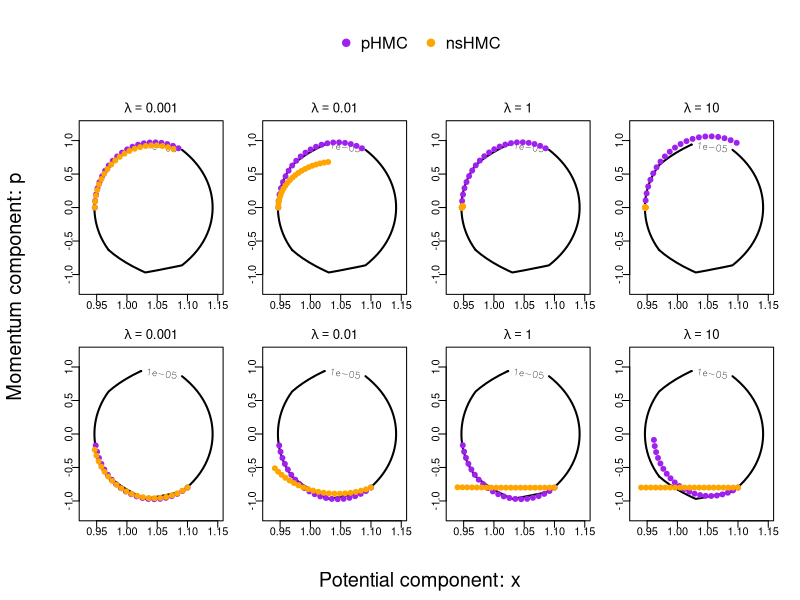
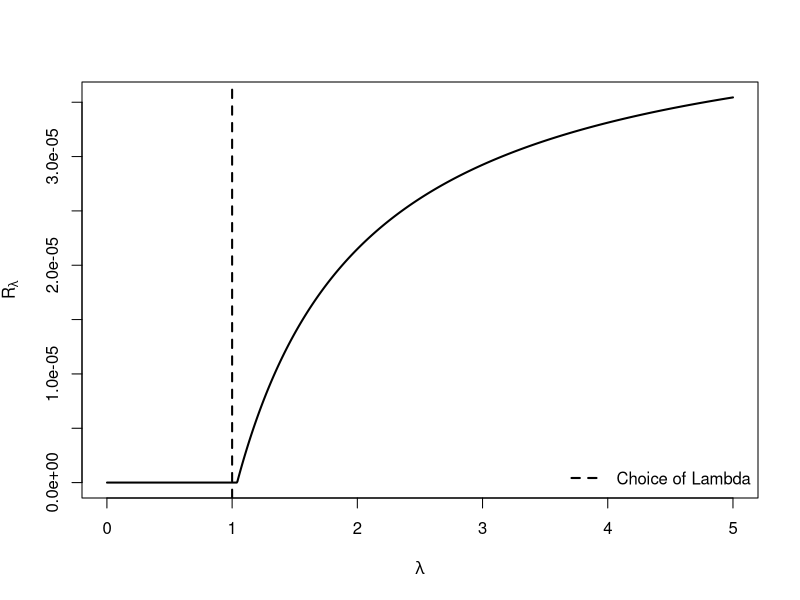

R code for these plots, in order:
########################################
# One-dimensional example
########################################
set.seed(1)
n <- 1e2
y <- rnorm(n, mean = 1, sd = .5)
################################

# U(x) = sum(y - x)^2/(2) + |x|
log_target <- function(x)  -sum((y - x)^2)/2 - abs(x)

grad_log_pi_dur <- function(x, lambda)
{
  prox <- sign(x)*pmax(abs(x) - lambda, 0)
  sum(y - x) - (x - prox)/lambda
}

grad_log_pi_px <- function(x, lambda)
{
  foo <- lambda/(1 + n*lambda)
  z <-  (x + lambda*sum(y))/(1 + n*lambda)
  prox <- sign(z)* pmax(abs(z) - foo, 0)
  -(x - prox)/lambda
}
##################################
# Testing

logpi_lam_dur <- function(x, lambda)
{
  prox <- sign(x)*pmax(abs(x) - lambda, 0)
  my <- abs(prox) + (x - prox)^2/(2*lambda)
  
  logpi_lam <- - my -sum((y - x)^2)/2
}

logpi_lam_px <- function(x, lambda)
{
  foo <- lambda/(1 + n*lambda)
  z <-  (x + lambda*n*mean(y))/(1 + n*lambda)
  prox <- sign(z)* pmax(abs(z) - foo, 0)
  
  my <- abs(prox) + (x - prox)^2/(2*lambda) + sum((y - prox)^2)/2
  
  logpi_lam <- - my
}

integrate_f <- function(x){
  sapply(x, function(t) exp(log_target(t)))
}

integrate_dur <- function(x, lambda){
  sapply(x, function(t) exp(logpi_lam_dur(t, lambda = lambda)))
}

integrate_px <- function(x, lambda){
  sapply(x, function(t) exp(logpi_lam_px(t, lambda = lambda)))
}



##################################
# plotting target contour

log_kinetic <- function(p) -p^2/2
log_joint <- function(q, p)
{
  log_target(q) + log_kinetic(p)
}
p_vec <- seq(-3, 3, length = 1e2)
q_vec <- seq(-2, 4, length = 1e2)
z <- matrix(0, nrow = length(q_vec), ncol = length(p_vec))
for(i in 1:length(q_vec))
{
  for(j in 1:length(p_vec))
  {
    z[i,j] <- exp(log_joint(q_vec[i], p_vec[j]))
  }
}

phmc_path <- function(q, p, lambda, eps, L)
{
  store <- matrix(0, nrow = L + 1, ncol = 2)
  q_current <- q
  p_current <- p
  
  store[1, ] <- c(q,p)
  for (j in 2:(L+1))
  {
    # half step
    U_samp <- -grad_log_pi_dur(q_current, lambda)
    p_current <- p_current - eps*U_samp /2  
    q_current <- q_current + eps*p_current   # full step for position
    U_samp <- -grad_log_pi_dur(q_current, lambda)
    
    p_current <- p_current - eps*U_samp/2 # another half step
    
    store[j, ] <- c(q_current, p_current)
    # samp <- q_current
    # p_prop <- p_current
  }
  return(store)
}

ns_path <- function(q, p, lambda, eps, L)
{
  store <- matrix(0, nrow = L + 1, ncol = 2)
  q_current <- q
  p_current <- p
  
  store[1, ] <- c(q,p)
  for (j in 2:(L+1))
  {
    # half step
    U_samp <- -grad_log_pi_px(q_current, lambda)
    p_current <- p_current - eps*U_samp /2  
    q_current <- q_current + eps*p_current   # full step for position
    U_samp <- -grad_log_pi_px(q_current, lambda)
    
    p_current <- p_current - eps*U_samp/2 # another half step
    
    store[j, ] <- c(q_current, p_current)
    # samp <- q_current
    # p_prop <- p_current
  }
  return(store)
}

draw_contour <- function(q, p, lambda, eps = .02, L = 10)
{
  path_dur <- phmc_path(q, p, lambda = lambda, eps = eps, L = L)
  path_px <- ns_path(q, p, lambda = lambda, eps = eps, L = L)
  
  contour(q_vec, p_vec, z, nlevels = 2, 
          xlim = c(.93, 1.15), ylim = c(-1.2, 1.2),
          main = bquote(lambda == .(lambda)), lwd = 2)
  points(path_dur, col = "purple", pch = 19)
  points(path_px, col = "orange", pch = 19)
}


pdf("toy_contours.pdf", height = 5, width = 8)

# Layout: 8 plots + 1 row for top legend
layout(matrix(c(rep(9, 4), 1:8), nrow = 3, byrow = TRUE),
       heights = c(0.3, 1, 1))  # first row for legend

# Tighter margins and minimal label-to-axis spacing
par(mar = c(2, 2, 2, 1), oma = c(4, 4, 2, 1), mgp = c(1.2, 0.3, 0))

q <- .947
p <- 0
exp(log_joint(q, p))
draw_contour(q, p, lambda = .001, eps = .01, L = 20)
draw_contour(q, p, lambda = .01, eps = .01, L = 20)
draw_contour(q, p, lambda = 1, eps = .01, L = 20)
draw_contour(q, p, lambda = 10, eps = .01, L = 20)

q <- 1.1
p <- -.8
exp(log_joint(q, p))

draw_contour(q, p, lambda = .001, eps = .01, L = 20)
draw_contour(q, p, lambda = .01, eps = .01, L = 20)
draw_contour(q, p, lambda = 1, eps = .01, L = 20)
draw_contour(q, p, lambda = 10, eps = .01, L = 20)

par(mar = c(0, 0, 0, 0))
plot.new()
legend("top", legend = c("pHMC", "nsHMC"),
       col = c("purple", "orange"), pch = 19, 
       horiz = TRUE, bty = "n", 
       inset = c(0, -0.05),
       cex = 1.5)

# Add shared axis labels using outer margin text
mtext("Potential component: x", side = 1, line = 2.2, outer = TRUE, cex = 1.2)
mtext("Momentum component: p", side = 2, line = 2.2, outer = TRUE, cex = 1.2)

dev.off()



############################
# Choosing lambda
q <- 1.04  # MAP
p <- -.5
lambda.seq <- seq(1e-3, 5, length = 1e3)

phmc_ham <- numeric(length = length(lambda.seq))
ns_ham <- numeric(length = length(lambda.seq))

ham <- function(q, p) - log_target(q) + p^2/2

for(i in 1:length(lambda.seq))
{
  phmc_state <- phmc_path(q, p, lambda.seq[i], .001, 1)[2, ]
  ns_state <- ns_path(q, p, lambda.seq[i], .001, 1)[2, ]

  phmc_ham[i] <- abs(ham(q,p) - ham(phmc_state[1], phmc_state[2]))/abs(ham(q,p) )
  ns_ham[i] <- abs(ham(q,p) - ham(ns_state[1], ns_state[2]))/abs(ham(q,p) )
}

pdf("lambda_toy.pdf", height = 3.5, width = 4.2)
plot(lambda.seq, phmc_ham, type = 'l', lwd = 2, 
  ylim = range(c(phmc_ham, 0)), xlab = expression(lambda), ylab = expression(R[lambda]) )
abline(v = 1, lty = 2, lwd = 2)
legend("bottomright", c("Choice of Lambda"), 
       col = c( "black"), lty = c(2), lwd = 2, bty = "n")
dev.off()


# No need to run the chains
# ###########################
# # HMC with Durmus split
# durhmc <- function(lambda, iter, eps_hmc, L, start)
# {
#   samp.hmc <- numeric(length = iter)
#   
#   # starting value computations
#   samp <- start
#   samp.hmc[1] <- samp
#   
#   # For HMC
#   mom_mat <- rnorm(iter)
#   accept <- 0
#   
#   for (i in 2:iter) 
#   {
#     p_prop <- mom_mat[i]
#     U_samp <- -grad_log_pi_dur(samp, lambda)
#     p_current <- p_prop - eps_hmc*U_samp /2  # half step for momentum
#     q_current <- samp
#     for (j in 1:L)
#     {
#       samp <- samp + eps_hmc*p_current   # full step for position
#       U_samp <- -grad_log_pi_dur(samp, lambda)
#       if(j!=L) p_current <- p_current - eps_hmc*U_samp  # full step for momentum
#     }
#     p_current <- p_current - eps_hmc*U_samp/2
#     p_current <- - p_current  # negation to make proposal symmetric
#     
#     U_curr <- -log_target(q_current)
#     U_prop <- -log_target(samp)
#     K_curr <-  sum((p_prop^2)/2)
#     K_prop <-  sum((p_current^2)/2)
#     
#     log_acc_prob = U_curr - U_prop + K_curr - K_prop
#     
#     if(log(runif(1)) <= log_acc_prob )
#     {
#       samp.hmc[i] <- samp
#       accept <- accept + 1
#     }
#     else
#     {
#       samp.hmc[i] <- q_current
#       samp <- q_current
#     }
#     if(i %% (iter/10) == 0){
#       j <- accept/i
#       print(cat(i, j))}
#   } 
#   print(acc_rate <- accept/iter)
#   object <- list(samp.hmc, acc_rate)
#   return(object)
# }
# 
# 
# ###########################
# # HMC on whole proximal
# pxhmc <- function(lambda, iter, eps_hmc, L, start)
# {
#   samp.hmc <- numeric(length = iter)
#   
#   # starting value computations
#   samp <- start
#   samp.hmc[1] <- samp
#   
#   # For HMC
#   mom_mat <- rnorm(iter)
#   accept <- 0
#   
#   for (i in 2:iter) 
#   {
#     p_prop <- mom_mat[i]
#     U_samp <- -grad_log_pi_px(samp, lambda)
#     p_current <- p_prop - eps_hmc*U_samp /2  # half step for momentum
#     q_current <- samp
#     for (j in 1:L)
#     {
#       samp <- samp + eps_hmc*p_current   # full step for position
#       U_samp <- -grad_log_pi_px(samp, lambda)
#       if(j!=L) p_current <- p_current - eps_hmc*U_samp  # full step for momentum
#     }
#     p_current <- p_current - eps_hmc*U_samp/2
#     p_current <- - p_current  # negation to make proposal symmetric
#     
#     U_curr <- -log_target(q_current)
#     U_prop <- -log_target(samp)
#     K_curr <-  sum((p_prop^2)/2)
#     K_prop <-  sum((p_current^2)/2)
#     
#     log_acc_prob = U_curr - U_prop + K_curr - K_prop
#     
#     if(log(runif(1)) <= log_acc_prob )
#     {
#       samp.hmc[i] <- samp
#       accept <- accept + 1
#     }
#     else
#     {
#       samp.hmc[i] <- q_current
#       samp <- q_current
#     }
#     if(i %% (iter/10) == 0){
#       j <- accept/i
#       print(cat(i, j))}
#   } 
#   print(acc_rate <- accept/iter)
#   object <- list(samp.hmc, acc_rate)
#   return(object)
# }
# 
# 
# chain_dur <- durhmc(lambda = .01, iter = 1e4, eps_hmc = .1, L = 10, start = 2)
# chain_px <- pxhmc(lambda = .01, iter = 1e4, eps_hmc = .1, L = 10, start = 2)
# 
# plot(density(chain_dur[[1]]))
# plot(density(chain_px[[1]]))
# acf(chain_dur[[1]])
# acf(chain_px[[1]])
